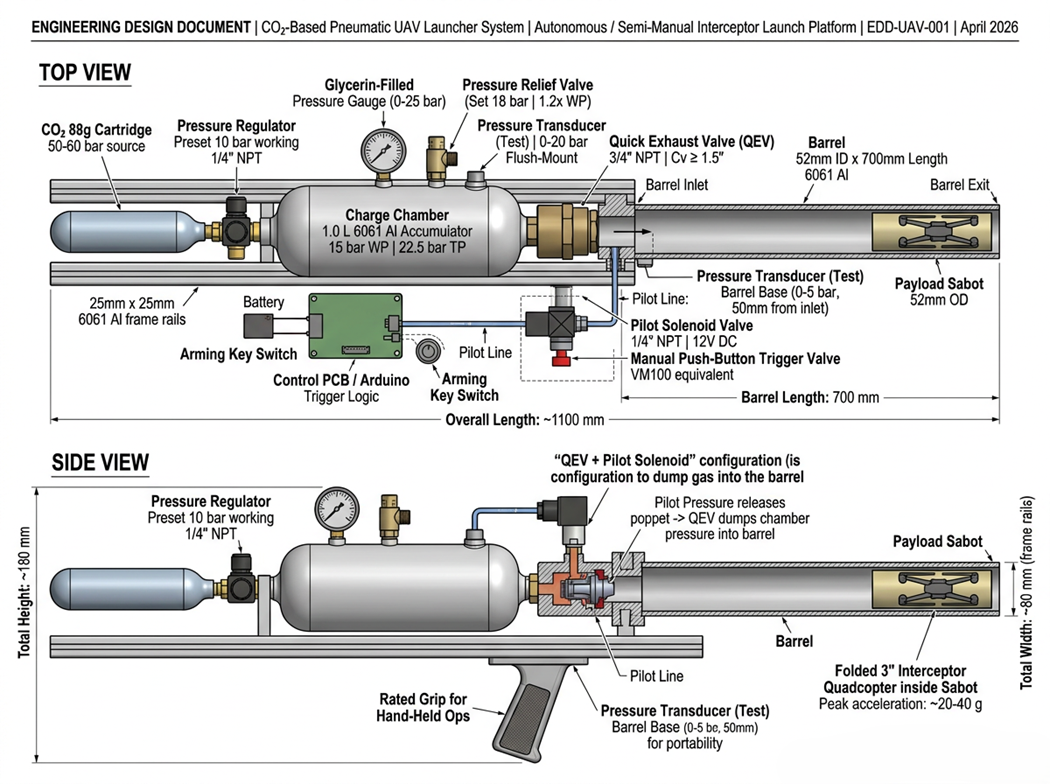
#> input picture top_view_and_side_view.png, 1050 x 784 px, found by its file name
$ python measure_from_image.py
#> lines starting #> are read from the running program, lines starting #| are printed output that depends on the picture; after the words box and inside, x2 and y2 are one past the last pixel; in counts of white or black regions, pixels touching at a corner belong together
import os
import sys
import math
import csv
import json
from datetime import datetime

try:
    import cv2
    import numpy as np
except Exception as e:
    print('ERROR: OpenCV (cv2) and numpy are required. Install with: pip install opencv-python numpy')
    raise

from docx import Document

REPO_ROOT = os.path.normpath(os.path.join(os.path.dirname(__file__), '..'))
DOCS_DIR = os.path.join(REPO_ROOT, 'docs')
OUTPUTS_DIR = os.path.join(REPO_ROOT, 'outputs')
IMAGE_PATH = os.path.join(OUTPUTS_DIR, 'top_view_and_side_view.png')
MASTER_DOC = os.path.join(
    DOCS_DIR, 'pneumatic_launcher_analysis_complete.docx')

# Known reference: barrel length in mm
BARREL_LENGTH_MM = 700.0

DEFAULT_ENVELOPE = {
    'length_mm': 1100.0,
    'height_mm': 180.0,
    'width_mm': 80.0,
    'clearance_mm': 10.0
}


def longest_hough_line_length(img_gray):
    edges = cv2.Canny(img_gray, 50, 150, apertureSize=3)
    lines = cv2.HoughLinesP(edges, 1, math.pi/180.0,
                            threshold=100, minLineLength=50, maxLineGap=20)
    if lines is None:
        return None, None
    longest = None
    maxlen = 0
    for l in lines:
        x1, y1, x2, y2 = l[0]
        L = math.hypot(x2-x1, y2-y1)
        if L > maxlen:
            maxlen = L
            longest = (x1, y1, x2, y2)
    return longest, maxlen


def measure_from_image(image_path):
#> called with image_path = 'outputs/top_view_and_side_view.png'
    img = cv2.imread(image_path)
#> img is the input picture: shape (784, 1050, 3); mean B, G, R 218.1, 218.7, 218.6
    if img is None:
        raise SystemExit('Image not found: ' + image_path)
    h, w = img.shape[:2]
    # split into top and side halves
    top = img[0:h//2, :].copy()
    side = img[h//2:, :].copy()
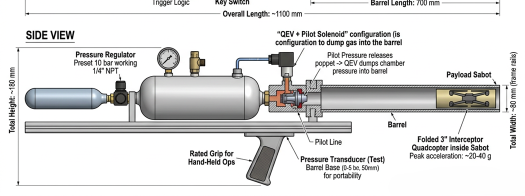
#> side: shape (392, 1050, 3) (shown at 1/2 size); mean B, G, R 222.2, 222.5, 222.6

    top_gray = cv2.cvtColor(top, cv2.COLOR_BGR2GRAY)
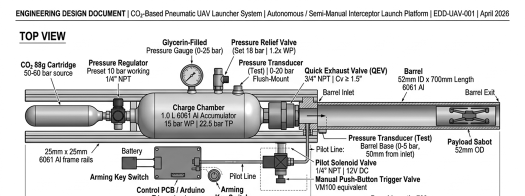
#> top_gray: shape (392, 1050) (shown at 1/2 size); min 0, max 255, mean 214.7
    side_gray = cv2.cvtColor(side, cv2.COLOR_BGR2GRAY)

    top_line, top_len_px = longest_hough_line_length(top_gray)
#> in longest_hough_line_length, `edges = cv2.Canny(img_gray, 50, 150, apertureSize=3)`:
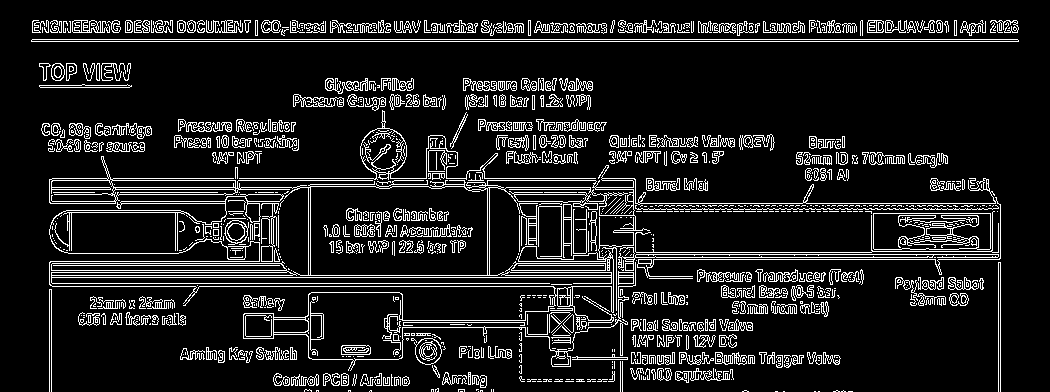
#> edges: shape (392, 1050); 11.7% white in thin lines or dots, all inside (x1, y1, x2, y2) = (31, 20, 1019, 392)
#> in longest_hough_line_length, `lines = cv2.HoughLinesP(edges, 1, math.pi/180.0, threshold=100, minLin..`: lines = 320 rows, first 6: [31, 41, 1018, 41], [32, 39, 1017, 39], [49, 277, 647, 277], [49, 283, 549, 283], [52, 286, 632, 286], [32, 32, 1017, 32]
#> the loop in longest_hough_line_length, `for l in lines:` made 320 passes
#> (x1, y1, x2, y2, L, maxlen) on pass 1: (31, 41, 1018, 41, 987, 987)
#> after the loop in longest_hough_line_length, `for l in lines:`: maxlen = 987
#> top_line = (31, 41, 1018, 41); top_len_px = 987
    side_line, side_len_px = longest_hough_line_length(side_gray)
#> in longest_hough_line_length (call 2), `edges = cv2.Canny(img_gray, 50, 150, apertureSize=3)`:
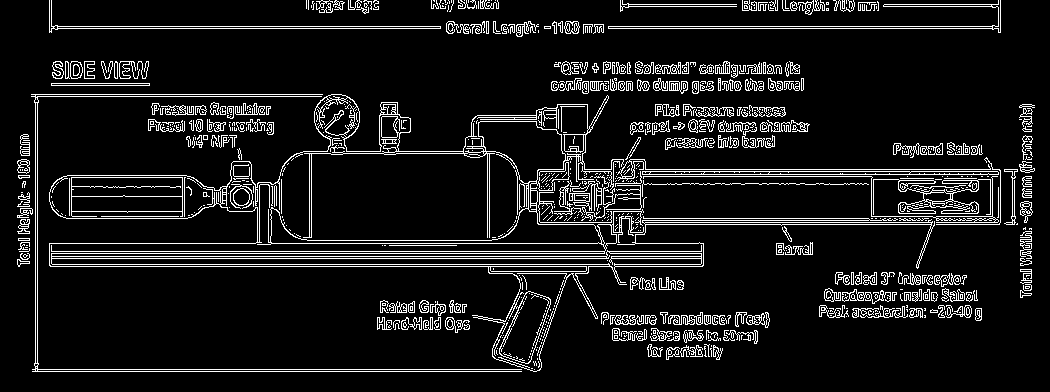
#> edges: shape (392, 1050); 9.3% white in thin lines or dots
#> in longest_hough_line_length (call 2), `lines = cv2.HoughLinesP(edges, 1, math.pi/180.0, threshold=100, minLin..`: lines = 179 rows, first 6: [49, 28, 1000, 28], [49, 26, 1000, 26], [17, 264, 703, 264], [21, 258, 703, 258], [20, 256, 703, 256], [19, 251, 703, 251]
#> the loop in longest_hough_line_length (call 2), `for l in lines:` made 179 passes
#> (x1, y1, x2, y2, L, maxlen) on pass 1: (49, 28, 1000, 28, 951, 951)
#> after the loop in longest_hough_line_length (call 2), `for l in lines:`: maxlen = 951
#> side_line = (49, 28, 1000, 28); side_len_px = 951

    # prefer top_line for scale, fallback to side_line
    scale_px = None
    scale_mm_per_px = None
    used_region = None
    if top_len_px and top_len_px > 10:
        scale_px = top_len_px
#> scale_px = 987
        used_region = 'top'
    elif side_len_px and side_len_px > 10:
        scale_px = side_len_px
        used_region = 'side'
    else:
        raise SystemExit(
            'Unable to detect barrel line automatically. Please provide manual scale.')

    scale_mm_per_px = BARREL_LENGTH_MM / scale_px
#> scale_mm_per_px = 0.709

    # Measurements: overall length (top): measure non-white horizontal extents
    top_bw = cv2.threshold(top_gray, 250, 255, cv2.THRESH_BINARY_INV)[1]
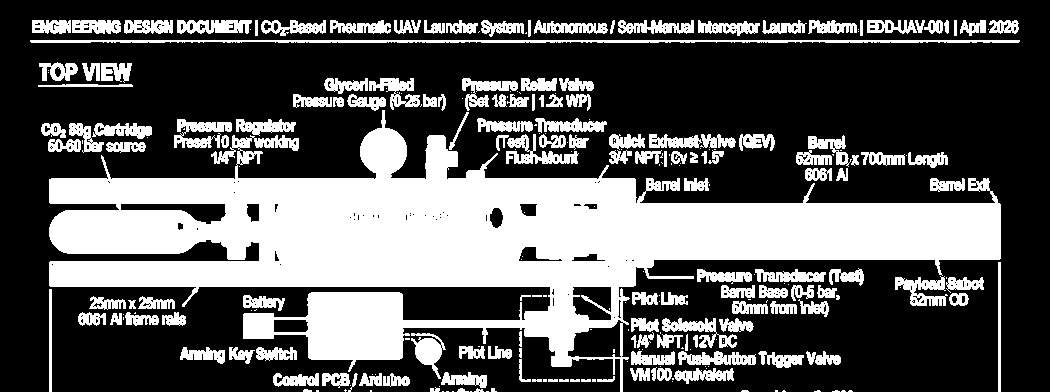
#> top_bw: shape (392, 1050); 34.9% white; 265 white regions (112 under 20 px)
    coords = cv2.findNonZero(top_bw)
#> coords = contour of 143451 points, box (x1, y1, x2, y2) (30, 20, 1020, 392), area 12232
    if coords is not None:
        xs = coords[:, 0, 0]
        overall_left = int(xs.min())
#> overall_left = 30
        overall_right = int(xs.max())
#> overall_right = 1019
        overall_length_px = overall_right - overall_left
#> overall_length_px = 989
    else:
        overall_length_px = int(w)

    # Chamber: find largest blob left of barrel midpoint
    barrel_mid_x = None
    if top_line is not None:
        x1, y1, x2, y2 = top_line
#> x1 = 31; y1 = 41; x2 = 1018; y2 = 41
        barrel_mid_x = int((x1+x2)/2)
#> barrel_mid_x = 524
    else:
        barrel_mid_x = overall_left + int(overall_length_px*0.5)

    # find contours and select largest contour left of barrel_mid_x
    contours, _ = cv2.findContours(
        top_bw, cv2.RETR_EXTERNAL, cv2.CHAIN_APPROX_SIMPLE)
#> contours = 254 contours, 112 with area under 20; largest, box (x1, y1, x2, y2) and area: (49, 110, 1001, 392) 100546, (30, 40, 1020, 43) 1640, (174, 119, 232, 148) 746, (177, 20, 252, 34) 742, (506, 134, 579, 164) 735
    chamber_bbox = None
    max_area = 0
    for c in contours:
        x, y, ww, hh = cv2.boundingRect(c)
        if x+ww < barrel_mid_x + 10:  # left of barrel
            area = ww*hh
            if area > max_area:
                max_area = area
                chamber_bbox = (x, y, ww, hh)
#> this loop made 254 passes
#> c on passes 21 to 23: [[439, 386]], [[350, 385]], [[672, 381]]

    # Frame width: detect two long vertical rails (approx) using side projection
    top_proj = np.mean(top_bw, axis=0)
    nonzero = np.where(top_proj > 10)[0]
    if nonzero.size > 0:
        frame_left = int(nonzero.min())
        frame_right = int(nonzero.max())
        frame_width_px = frame_right - frame_left
    else:
        frame_width_px = int(w*0.08)

    # Side view height measurement
    side_bw = cv2.threshold(side_gray, 250, 255, cv2.THRESH_BINARY_INV)[1]
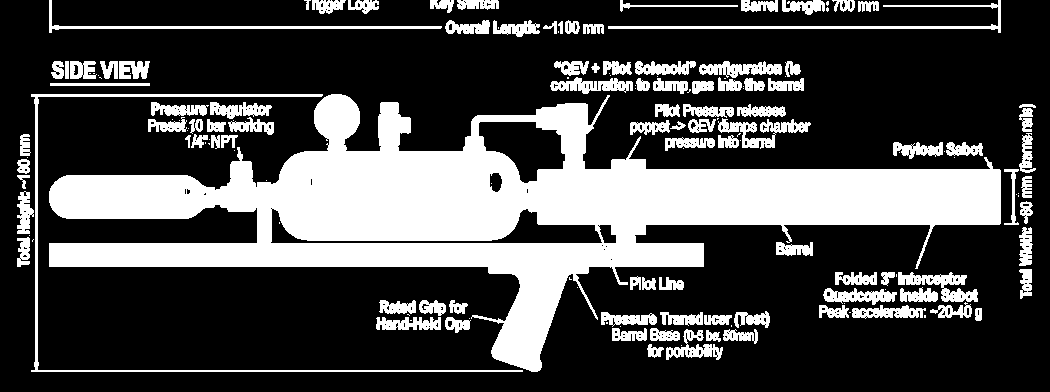
#> side_bw: shape (392, 1050); 29.3% white; 160 white regions (59 under 20 px), largest, box (x1, y1, x2, y2) and area: (49, 94, 1001, 372) 85297, (31, 94, 523, 372) 2697, (608, 0, 1001, 33) 1526
    coords_s = cv2.findNonZero(side_bw)
    if coords_s is not None:
        ys = coords_s[:, 0, 1]
        top_y = int(ys.min())
        bottom_y = int(ys.max())
        overall_height_px = bottom_y - top_y
    else:
        overall_height_px = int(h*0.25)

    # Convert to mm
    overall_length_mm = overall_length_px * scale_mm_per_px
    chamber_length_mm = (
        chamber_bbox[2] if chamber_bbox else 0) * scale_mm_per_px
    frame_width_mm = frame_width_px * scale_mm_per_px
    overall_height_mm = overall_height_px * scale_mm_per_px

    measured = {
        'scale_mm_per_px': scale_mm_per_px,
        'scale_px': scale_px,
        'used_region_for_scale': used_region,
        'overall_length_mm': overall_length_mm,
        'chamber_length_mm': chamber_length_mm,
        'frame_width_mm': frame_width_mm,
        'overall_height_mm': overall_height_mm,
        'barrel_length_mm': BARREL_LENGTH_MM
    }

    # Annotate and save image
    annotated = top.copy()
    if top_line is not None:
        x1, y1, x2, y2 = top_line
        cv2.line(annotated, (x1, y1), (x2, y2), (0, 0, 255), 3)
    if chamber_bbox:
        x, y, ww, hh = chamber_bbox
        cv2.rectangle(annotated, (x, y), (x+ww, y+hh), (0, 255, 0), 2)
    # draw overall extents
    try:
        cv2.line(annotated, (overall_left, 10),
                 (overall_right, 10), (255, 0, 0), 3)
        cv2.putText(annotated, f"Overall {overall_length_mm:.0f} mm", (
            overall_left, 30), cv2.FONT_HERSHEY_SIMPLEX, 0.6, (255, 0, 0), 2)
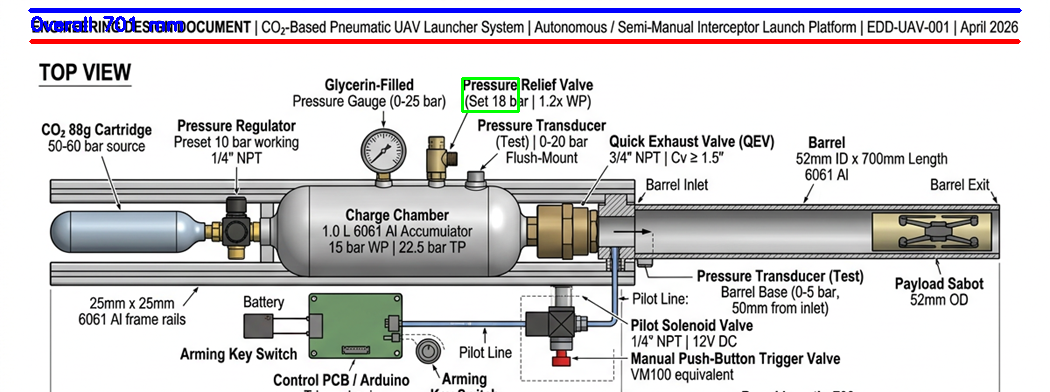
#> annotated: shape (392, 1050, 3); mean B, G, R 211.5, 209.1, 211.6
    except Exception:
        pass
    out_annot = os.path.join(OUTPUTS_DIR, 'top_view_measured.png')
    cv2.imwrite(out_annot, annotated)

    # Write CSV
    csv_path = os.path.join(OUTPUTS_DIR, 'dimensions_measured.csv')
    with open(csv_path, 'w', newline='') as cf:
        wcsv = csv.writer(cf)
        wcsv.writerow(['parameter', 'value_mm'])
        for k, v in measured.items():
            if isinstance(v, float):
                wcsv.writerow([k, f"{v:.3f}"])
            else:
                wcsv.writerow([k, str(v)])
#> this loop made 8 passes
#> (k, v) on passes 1 to 8: ('scale_mm_per_px', 0.709), ('scale_px', 987), ('used_region_for_scale', 'top'), ('overall_length_mm', 701.4), ('chamber_length_mm', 39.72), ('frame_width_mm', 697.9), ('overall_height_mm', 263.1), ('barrel_length_mm', 700)

    # Append fit check to master doc
#> (the run stopped early here; a loop or call above may not have finished)

$ run again, with impulse_vs_orifice_Vc_1000uL.png copied over top_view_and_side_view.png
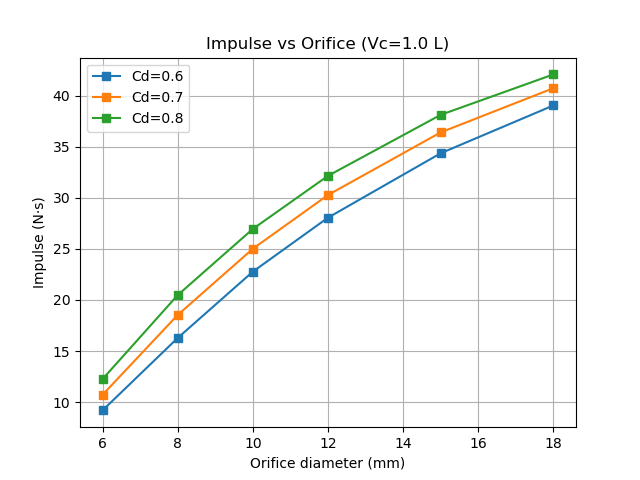
#> input picture impulse_vs_orifice_Vc_1000uL.png, 640 x 480 px, found by its file name
#> in measure_from_image, img is the input picture: shape (480, 640, 3); mean B, G, R 246.7, 247.6, 247.2
#> in longest_hough_line_length, `edges = cv2.Canny(img_gray, 50, 150, apertureSize=3)`:
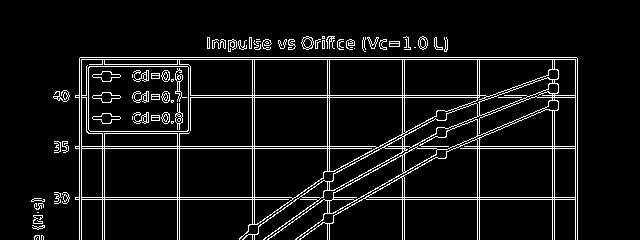
#> edges: shape (240, 640); 7.3% white in thin lines or dots, all inside (x1, y1, x2, y2) = (31, 36, 578, 240)
#> lines = 30 rows, first 6: [32, 199, 577, 199], [79, 59, 577, 59], [80, 57, 576, 57], [58, 148, 577, 148], [56, 197, 577, 197], [120, 97, 577, 97]
#> the loop in longest_hough_line_length, `for l in lines:` made 30 passes
#> (x1, y1, x2, y2, L, maxlen) on pass 1: (32, 199, 577, 199, 545, 545)
#> after the loop in longest_hough_line_length, `for l in lines:`: maxlen = 545
#> top_line = (32, 199, 577, 199); top_len_px = 545
#> edges: shape (240, 640); 7.3% white in thin lines or dots, all inside (x1, y1, x2, y2) = (32, 0, 578, 230)
#> lines = 30 rows, first 6: [80, 188, 576, 188], [79, 186, 577, 186], [56, 110, 577, 110], [56, 163, 577, 163], [33, 10, 577, 10], [56, 161, 577, 161]
#> the loop in longest_hough_line_length (call 2), `for l in lines:` made 30 passes
#> (x1, y1, x2, y2, L, maxlen) on passes 1, 2, 3, 5: (80, 188, 576, 188, 496, 496), (79, 186, 577, 186, 498, 498), (56, 110, 577, 110, 521, 521), (33, 10, 577, 10, 544, 544)
#> side_line = (33, 10, 577, 10); side_len_px = 544
#> scale_px = 545
#> scale_mm_per_px = 1.28
#> top_bw: shape (240, 640); 11.4% white; 50 white regions (14 under 20 px)
#> coords = contour of 17435 points, box (x1, y1, x2, y2) (32, 37, 578, 240), area 14299
#> xs = 17435 values, max 577 at index 2161, min 32 at index 15387, mean 315.9
#> overall_left = 32
#> overall_right = 577
#> overall_length_px = 545
#> in measure_from_image, `x1, y1, x2, y2 = top_line`: x1 = 32; y1 = 199; x2 = 577; y2 = 199
#> barrel_mid_x = 304
#> contours = 38 contours, 12 with area under 20; largest, box (x1, y1, x2, y2) and area: (75, 57, 578, 240) 72792, (302, 37, 314, 49) 106, (53, 91, 69, 101) 94, (54, 193, 69, 203) 86, (418, 37, 428, 49) 83
#> the loop in measure_from_image, `for c in contours:` made 38 passes
#> (x, y, ww, hh, area, max_area) on passes 2, 3, 4, 8, 10: (35, 235, 5, 5, 25, 25), (32, 225, 13, 4, 52, 52), (33, 215, 10, 9, 90, 90), (54, 193, 15, 10, 150, 150), (53, 91, 16, 10, 160, 160)
#> after the loop in measure_from_image, `for c in contours:`: max_area = 160
#> top_proj = 640 values, max 207.2 at index 328, min 0 at index 0, mean 28.94
#> nonzero = 524 values from 33 to 577
#> frame_left = 33
#> frame_right = 577
#> frame_width_px = 544
#> side_bw: shape (240, 640); 10.9% white; 38 white regions (3 under 20 px), largest, box (x1, y1, x2, y2) and area: (75, 0, 578, 193) 14708, (335, 218, 357, 228) 136, (262, 217, 279, 228) 109
#> coords_s = contour of 16666 points, box (x1, y1, x2, y2) (32, 0, 578, 230), area 24804
#> ys = 16666 values from 0 to 229
#> top_y = 0
#> bottom_y = 229
#> overall_length_mm = 700
#> chamber_length_mm = 20.55
#> frame_width_mm = 698.7
#> overall_height_mm = 294.1
#> measured = {'scale_mm_per_px': 1.28, 'scale_px': 545, 'used_region_for_scale': 'top', 'overall_length_mm': 700, 'chamber_length_mm': 20.55, 'frame_width_mm': 698.7, 'overall_height_mm': 294.1, 'barrel_length_mm': 700}
#> in measure_from_image, `x, y, ww, hh = chamber_bbox`: x = 53; y = 91; ww = 16; hh = 10
#> in measure_from_image, `cv2.putText(annotated, f"Overall {overall_length_mm:.0f} mm", ( overal..`:
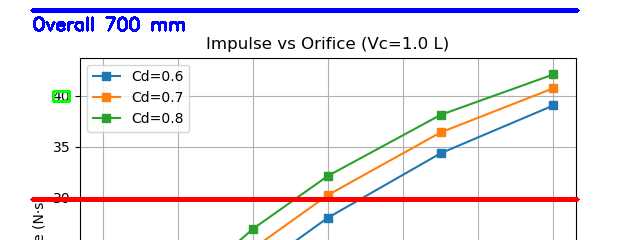
#> annotated: shape (240, 640, 3); mean B, G, R 241.7, 236.9, 240.7
#> the loop in measure_from_image, `for k, v in measured.items():` made 8 passes
#> (k, v) on passes 1 to 8: ('scale_mm_per_px', 1.28), ('scale_px', 545), ('used_region_for_scale', 'top'), ('overall_length_mm', 700), ('chamber_length_mm', 20.55), ('frame_width_mm', 698.7), ('overall_height_mm', 294.1), ('barrel_length_mm', 700)

$ run again, with peakF_vs_orifice_Vc_1000uL.png copied over top_view_and_side_view.png
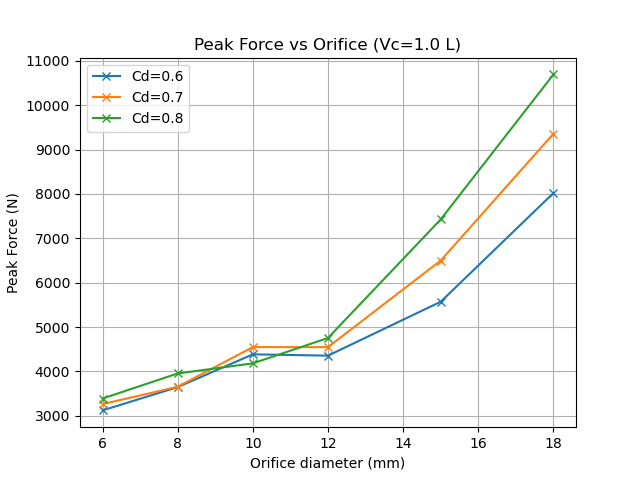
#> input picture peakF_vs_orifice_Vc_1000uL.png, 640 x 480 px, found by its file name
#> in measure_from_image, img is the input picture: shape (480, 640, 3); mean B, G, R 246.3, 247.1, 246.7
#> in longest_hough_line_length, `edges = cv2.Canny(img_gray, 50, 150, apertureSize=3)`:
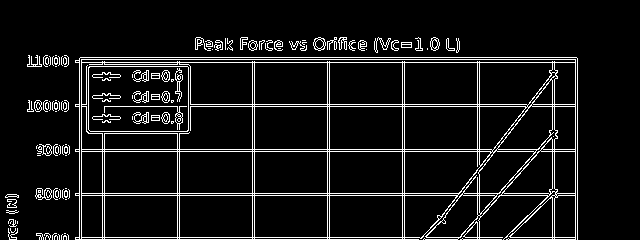
#> edges: shape (240, 640); 8.2% white in thin lines or dots, all inside (x1, y1, x2, y2) = (5, 37, 578, 240)
#> lines = 34 rows, first 6: [6, 195, 577, 195], [29, 59, 577, 59], [39, 239, 577, 239], [28, 57, 576, 57], [39, 237, 577, 237], [36, 193, 577, 193]
#> the loop in longest_hough_line_length, `for l in lines:` made 34 passes
#> (x1, y1, x2, y2, L, maxlen) on pass 1: (6, 195, 577, 195, 571, 571)
#> after the loop in longest_hough_line_length, `for l in lines:`: maxlen = 571
#> top_line = (6, 195, 577, 195); top_len_px = 571
#> edges: shape (240, 640); 8% white in thin lines or dots, all inside (x1, y1, x2, y2) = (6, 0, 578, 230)
#> lines = 29 rows, first 6: [8, 42, 577, 42], [36, 130, 577, 130], [40, 88, 577, 88], [35, 132, 577, 132], [80, 188, 576, 188], [38, 175, 577, 175]
#> the loop in longest_hough_line_length (call 2), `for l in lines:` made 29 passes
#> (x1, y1, x2, y2, L, maxlen) on pass 1: (8, 42, 577, 42, 569, 569)
#> side_line = (8, 42, 577, 42); side_len_px = 569
#> scale_px = 571
#> scale_mm_per_px = 1.23
#> top_bw: shape (240, 640); 12.4% white; 70 white regions (14 under 20 px)
#> coords = contour of 18976 points, box (x1, y1, x2, y2) (6, 38, 578, 240), area 14122
#> xs = 18976 values, max 577 at index 2353, min 6 at index 14869, mean 302.4
#> overall_left = 6
#> overall_right = 577
#> overall_length_px = 571
#> in measure_from_image, `x1, y1, x2, y2 = top_line`: x1 = 6; y1 = 195; x2 = 577; y2 = 195
#> barrel_mid_x = 291
#> contours = 55 contours, 16 with area under 20; largest, box (x1, y1, x2, y2) and area: (75, 57, 578, 240) 90680, (195, 38, 213, 50) 110, (36, 145, 52, 155) 106, (313, 38, 326, 50) 106, (430, 38, 439, 50) 81
#> the loop in measure_from_image, `for c in contours:` made 55 passes
#> (x, y, ww, hh, area, max_area) on passes 1, 5, 16, 55: (61, 234, 8, 6, 48, 48), (9, 228, 8, 12, 96, 96), (36, 145, 16, 10, 160, 160), (195, 38, 18, 12, 216, 216)
#> after the loop in measure_from_image, `for c in contours:`: max_area = 216
#> top_proj = 640 values, max 204 at index 327, min 0 at index 0, mean 31.5
#> nonzero = 550 values from 7 to 577
#> frame_left = 7
#> frame_right = 577
#> frame_width_px = 570
#> side_bw: shape (240, 640); 11.9% white; 46 white regions (4 under 20 px), largest, box (x1, y1, x2, y2) and area: (75, 0, 578, 193) 15817, (335, 218, 357, 228) 136, (262, 217, 279, 228) 109
#> coords_s = contour of 18321 points, box (x1, y1, x2, y2) (6, 0, 578, 230), area 23570
#> ys = 18321 values from 0 to 229
#> top_y = 0
#> bottom_y = 229
#> overall_length_mm = 700
#> chamber_length_mm = 22.07
#> frame_width_mm = 698.8
#> overall_height_mm = 280.7
#> measured = {'scale_mm_per_px': 1.23, 'scale_px': 571, 'used_region_for_scale': 'top', 'overall_length_mm': 700, 'chamber_length_mm': 22.07, 'frame_width_mm': 698.8, 'overall_height_mm': 280.7, 'barrel_length_mm': 700}
#> in measure_from_image, `cv2.putText(annotated, f"Overall {overall_length_mm:.0f} mm", ( overal..`:
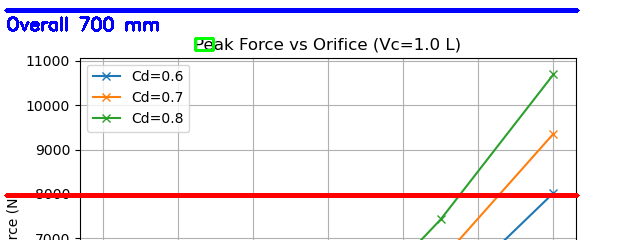
#> annotated: shape (240, 640, 3); mean B, G, R 242.1, 236.6, 240.8
#> the loop in measure_from_image, `for k, v in measured.items():` made 8 passes
#> (k, v) on passes 1 to 8: ('scale_mm_per_px', 1.23), ('scale_px', 571), ('used_region_for_scale', 'top'), ('overall_length_mm', 700), ('chamber_length_mm', 22.07), ('frame_width_mm', 698.8), ('overall_height_mm', 280.7), ('barrel_length_mm', 700)
